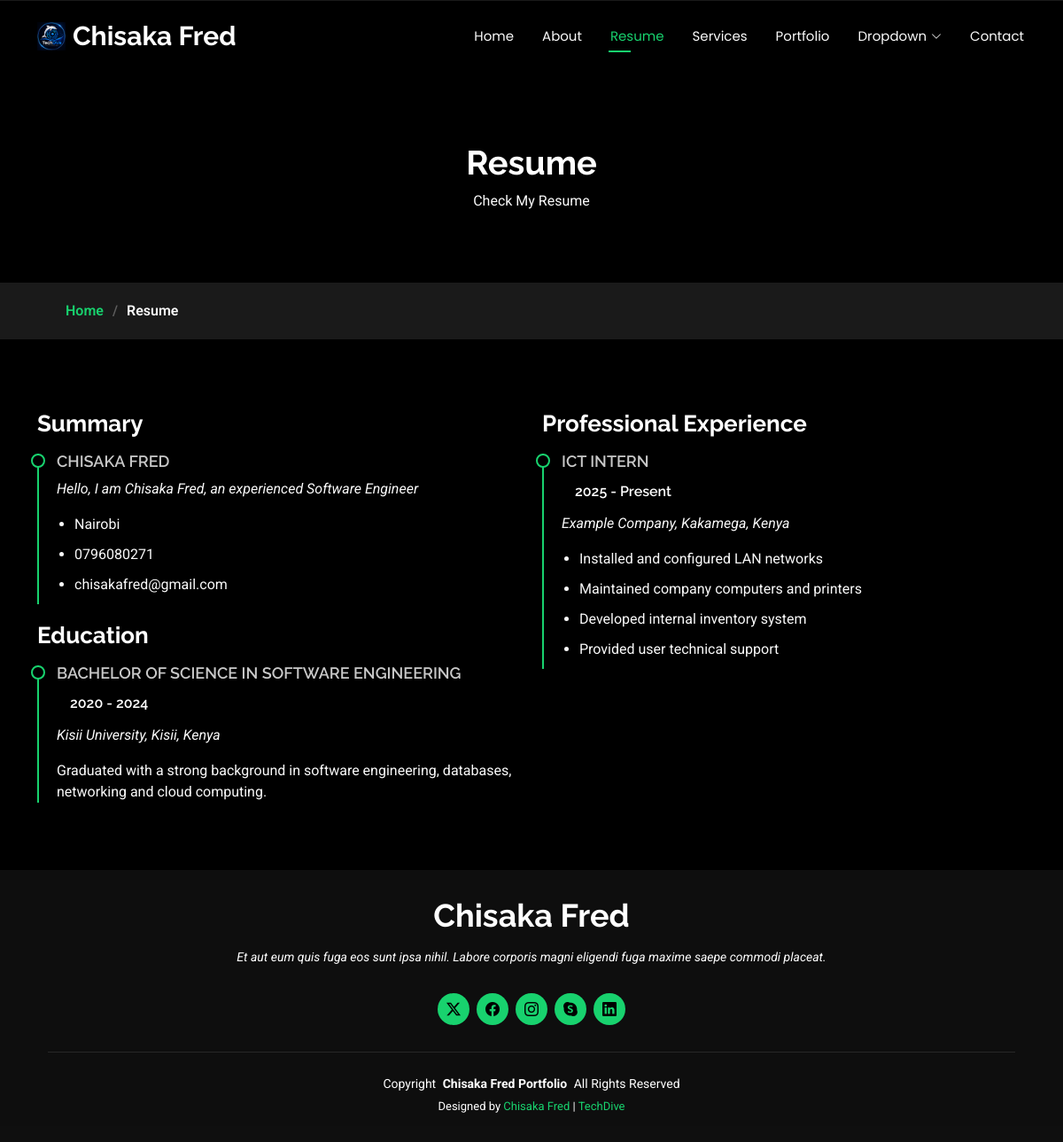
Screenshot of /resume.php with the database file from the repository.
### tables this page shows
CREATE TABLE `users` (
  `id` int(11) NOT NULL,
  `name` varchar(255) NOT NULL,
  `username` varchar(255) NOT NULL,
  `email` varchar(255) NOT NULL,
  `password` varchar(255) NOT NULL,
  `title` varchar(255) NOT NULL,
  `place` varchar(255) NOT NULL,
  `facebook` text NOT NULL,
  `x` text NOT NULL,
  `instagram` text NOT NULL,
  `youtube` text NOT NULL,
  `linkedin` text NOT NULL,
  `github` text NOT NULL,
  `slogan` text NOT NULL,
  `birthday` date NOT NULL,
  `website` text NOT NULL,
  `phone` text NOT NULL,
  `city` text NOT NULL,
  `age` text NOT NULL,
  `degree` text NOT NULL,
  `freelance` int(11) NOT NULL,
  `certification` text NOT NULL,
  `address` varchar(255) NOT NULL
);

CREATE TABLE `education` (
  `id` int(11) NOT NULL,
  `user_id` int(11) NOT NULL,
  `degree` varchar(200) NOT NULL,
  `institution` varchar(200) NOT NULL,
  `location` varchar(150) DEFAULT NULL,
  `start_year` year(4) DEFAULT NULL,
  `end_year` year(4) DEFAULT NULL,
  `description` text DEFAULT NULL,
  `status` tinyint(4) DEFAULT 1,
  `created_at` timestamp NOT NULL DEFAULT current_timestamp()
);

CREATE TABLE `experience` (
  `id` int(11) NOT NULL,
  `user_id` int(11) NOT NULL,
  `job_title` varchar(200) NOT NULL,
  `company` varchar(200) NOT NULL,
  `location` varchar(150) DEFAULT NULL,
  `start_year` year(4) DEFAULT NULL,
  `end_year` year(4) DEFAULT NULL,
  `is_present` tinyint(4) DEFAULT 0,
  `description` text DEFAULT NULL,
  `status` tinyint(4) DEFAULT 1,
  `created_at` timestamp NOT NULL DEFAULT current_timestamp()
);

CREATE TABLE `details` (
  `id` int(11) NOT NULL,
  `company` varchar(255) NOT NULL,
  `url` varchar(255) NOT NULL
);

### resume.php (the view, shortened to what this page needs)
<?php
include 'include/config.php';
$sql = "SELECT * FROM users WHERE id = 1";
$result = mysqli_query($conn, $sql);
$data = mysqli_fetch_assoc($result);
$education = mysqli_query($conn,
    "SELECT * FROM education
     WHERE user_id = 1 AND status = 1
     ORDER BY end_year DESC");
$experience = mysqli_query($conn,
    "SELECT * FROM experience
     WHERE user_id = 1 AND status = 1
     ORDER BY start_year DESC");
?>
<!DOCTYPE html>
<html lang="en">
<head>
  <link href="assets/vendor/bootstrap/css/bootstrap.min.css" rel="stylesheet">
  <link href="assets/vendor/bootstrap-icons/bootstrap-icons.css" rel="stylesheet">
  <link href="assets/vendor/aos/aos.css" rel="stylesheet">
  <link href="assets/vendor/swiper/swiper-bundle.min.css" rel="stylesheet">
  <link href="assets/vendor/glightbox/css/glightbox.min.css" rel="stylesheet">
  <link href="assets/css/main.css" rel="stylesheet">
</head>
<body class="resume-page">
  <header id="header" class="header d-flex align-items-center fixed-top">
    <div class="container-fluid container-xl position-relative d-flex align-items-center justify-content-between">
      <a href="index.php" class="logo d-flex align-items-center">
        <img src="assets/img/logo.png" alt="">
        <h1 class="sitename"><?=$data['name']?></h1>
      </a>
      <nav id="navmenu" class="navmenu">
        <ul>
          <li><a href="index.php">Home</a></li>
          <li><a href="about.php">About</a></li>
          <li><a href="resume.php" class="active">Resume</a></li>
          <li><a href="services.php">Services</a></li>
          <li><a href="portfolio.php">Portfolio</a></li>
          <li class="dropdown"><a href="#"><span>Dropdown</span> <i class="bi bi-chevron-down toggle-dropdown"></i></a>
          </li>
          <li><a href="contact.php">Contact</a></li>
        </ul>
      </nav>
    </div>
  </header>
  <main class="main">
    <div class="page-title" data-aos="fade">
      <div class="heading">
        <div class="container">
          <div class="row d-flex justify-content-center text-center">
            <div class="col-lg-8">
              <h1>Resume</h1>
              <p class="mb-0">Check My Resume</p>
            </div>
          </div>
        </div>
      </div>
      <nav class="breadcrumbs">
        <div class="container">
          <ol>
            <li><a href="index.php">Home</a></li>
            <li class="current">Resume</li>
          </ol>
        </div>
      </nav>
    </div>
    <section id="resume" class="resume section">
      <div class="container">
        <div class="row">
          <div class="col-lg-6" data-aos="fade-up" data-aos-delay="100">
            <h3 class="resume-title">Summary</h3>
            <div class="resume-item pb-0">
          <h4><?=$data['name']?></h4>
          <p><em><?=$data['slogan']?></em></p>
          <ul>
            <li><?=$data['city']?></li>
            <li><?=$data['phone']?></li>
            <li><?=$data['email']?></li>
          </ul>
        </div>
            <h3 class="resume-title">Education</h3>
            <?php while($edu = mysqli_fetch_assoc($education)){ ?>
            <div class="resume-item">
              <h4><?=$edu['degree']?></h4>
              <h5>
                <?=$edu['start_year']?> - <?=$edu['end_year']?>
              </h5>
              <p><em><?=$edu['institution']?>, <?=$edu['location']?></em></p>
              <p><?=$edu['description']?></p>
            </div>
            <?php } ?>
          </div>
          <div class="col-lg-6">
            <h3 class="resume-title">Professional Experience</h3>
            <?php while($exp = mysqli_fetch_assoc($experience)){ ?>
            <div class="resume-item">
              <h4><?=$exp['job_title']?></h4>
              <h5>
                <?=$exp['start_year']?> -
                <?=($exp['is_present']) ? 'Present' : $exp['end_year']?>
              </h5>
              <p><em><?=$exp['company']?>, <?=$exp['location']?></em></p>
              <ul>
                <?php
                $points = explode("\n", $exp['description']);
                foreach($points as $point){
                    echo "<li>".trim($point)."</li>";
                }
                ?>
              </ul>
            </div>
            <?php } ?>
          </div>
        </div>
      </div>
    </section>
  </main>
  <footer id="footer" class="footer dark-background">
    <div class="container">
      <h3 class="sitename"><?=$data['name']?></h3>
      <p>Et aut eum quis fuga eos sunt ipsa nihil. Labore corporis magni eligendi fuga maxime saepe commodi placeat.</p>
      <div class="social-links d-flex justify-content-center">
        <a href=""><i class="bi bi-twitter-x"></i></a>
        <a href=""><i class="bi bi-facebook"></i></a>
        <a href=""><i class="bi bi-instagram"></i></a>
        <a href=""><i class="bi bi-skype"></i></a>
        <a href=""><i class="bi bi-linkedin"></i></a>
      </div>
      <div class="container">
        <div class="copyright">
          <span>Copyright</span> <strong class="px-1 sitename"><?=$data['name']?> Portfolio</strong> <span>All Rights Reserved</span>
        </div>
        <div class="credits">
          <?php
          $details = "SELECT * FROM `details` WHERE `details`.`id` = 1";
          $details_results = mysqli_query($conn, $details);
          $details_data = mysqli_fetch_assoc($details_results);
          ?>
          Designed by <a href="https://techdive.com/"><?=$data['name']?></a> | <a href="<?=$details_data['url'] ?>" target="_blank"><?= $details_data['company'] ?></a>
        </div>
      </div>
    </div>
  </footer>
</body>
</html>

### rows the page displays
users: name "Chisaka Fred", name "CHISAKA FRED", slogan "Hello, I am Chisaka Fred, an experienced Software Engineer", city "Nairobi", phone "0796080271", email "chisakafred@gmail.com"
education: degree "BACHELOR OF SCIENCE IN SOFTWARE ENGINEERING", start_year "2020", end_year "2024", institution "Kisii University", location "Kisii, Kenya", description "Graduated with a strong background in software engineering, databases, networking and cloud computing."
experience: job_title "ICT INTERN", start_year "2025", is_present "Present", company "Example Company", location "Kakamega, Kenya", description "Installed and configured LAN networks", description "Maintained company computers and printers", description "Developed internal inventory system", description "Provided user technical support"
details: company "TechDive"
